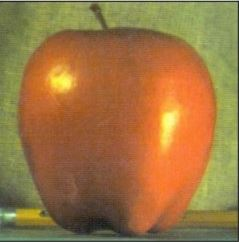
#> input picture img/apple.jpg, 239 x 242 px
$ python Histogram.py
#> lines starting #> are read from the running program, lines starting #| are printed output that depends on the picture
# [29 lines of commented-out code are left out]
import cv2 as cv
import numpy as np
from matplotlib import pyplot as plt

img = cv.imread('../../img/apple.jpg', 0)
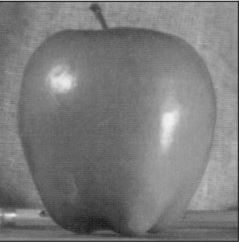
#> img: shape (242, 239); min 24, max 242, mean 123.3
# creat a mask
mask = np.zeros(img.shape[:2], np.uint8)
mask[20:220, 20:220] = 255
masked_img = cv.bitwise_and(img, img, mask=mask)
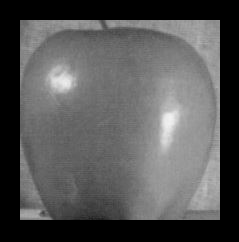
#> masked_img: shape (242, 239); min 0, max 242, mean 85.9
# Calculate histogram with/without mask
hist_full = cv.calcHist([img], [0], None, [256], [0, 256])
#> hist_full = 256 values, max 962 at index 111, min 0 at index 0, mean 225.9
hist_mask = cv.calcHist([img], [0], mask, [256], [0, 256])
#> hist_mask = 256 values, max 715 at index 111, min 0 at index 0, mean 156.2

plt.subplot(221), plt.imshow(img, 'gray')
plt.subplot(222), plt.imshow(mask, 'gray')
plt.subplot(223), plt.imshow(masked_img, 'gray')
plt.subplot(224), plt.plot(hist_full), plt.plot(hist_mask), plt.xlim([0, 256])
plt.show()
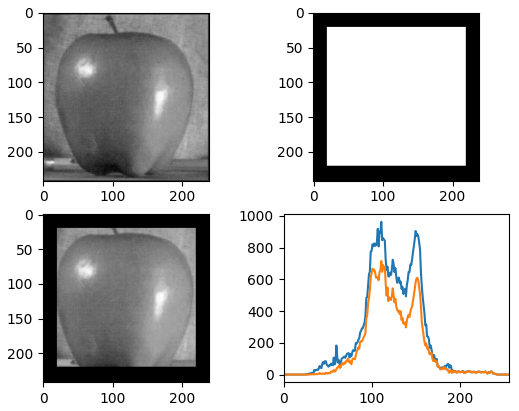
#> figure drawn by matplotlib, 4 panels; panel 4: curve peaks at x = 111, y = 962; panel 4: curve peaks at x = 111, y = 715
